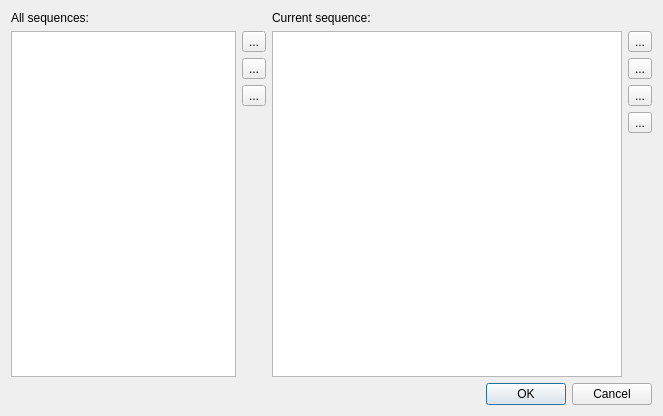
<?xml version="1.0" encoding="UTF-8"?>
<ui version="4.0">
 <class>SequenceEditorClass</class>
 <widget class="QDialog" name="SequenceEditorClass">
  <property name="geometry">
   <rect>
    <x>0</x>
    <y>0</y>
    <width>663</width>
    <height>416</height>
   </rect>
  </property>
  <property name="windowTitle">
   <string>Edit sequence</string>
  </property>
  <layout class="QGridLayout" name="gridLayout">
   <item row="0" column="0">
    <widget class="QLabel" name="label">
     <property name="text">
      <string>All sequences:</string>
     </property>
    </widget>
   </item>
   <item row="0" column="1">
    <widget class="QLabel" name="label_2">
     <property name="text">
      <string>Current sequence:</string>
     </property>
    </widget>
   </item>
   <item row="1" column="0">
    <layout class="QHBoxLayout" name="horizontalLayout_2">
     <item>
      <widget class="QListWidget" name="seqListWidget"/>
     </item>
     <item>
      <layout class="QVBoxLayout" name="verticalLayout_2">
       <item>
        <widget class="QToolButton" name="addSeqListButton">
         <property name="text">
          <string>...</string>
         </property>
         <property name="icon">
          <iconset>
           <normaloff>icons/add.png</normaloff>icons/add.png</iconset>
         </property>
        </widget>
       </item>
       <item>
        <widget class="QToolButton" name="deleteSeqListButton">
         <property name="text">
          <string>...</string>
         </property>
         <property name="icon">
          <iconset>
           <normaloff>icons/delete.png</normaloff>icons/delete.png</iconset>
         </property>
        </widget>
       </item>
       <item>
        <widget class="QToolButton" name="selectSeqListButton">
         <property name="text">
          <string>...</string>
         </property>
         <property name="icon">
          <iconset>
           <normaloff>icons/select.png</normaloff>icons/select.png</iconset>
         </property>
        </widget>
       </item>
       <item>
        <spacer name="verticalSpacer_2">
         <property name="orientation">
          <enum>Qt::Orientation::Vertical</enum>
         </property>
         <property name="sizeHint" stdset="0">
          <size>
           <width>20</width>
           <height>198</height>
          </size>
         </property>
        </spacer>
       </item>
      </layout>
     </item>
    </layout>
   </item>
   <item row="1" column="1">
    <layout class="QHBoxLayout" name="horizontalLayout">
     <item>
      <widget class="QTableWidget" name="curSeqtableWidget">
       <property name="minimumSize">
        <size>
         <width>350</width>
         <height>0</height>
        </size>
       </property>
      </widget>
     </item>
     <item>
      <layout class="QVBoxLayout" name="verticalLayout">
       <item>
        <widget class="QToolButton" name="addSeqButton">
         <property name="text">
          <string>...</string>
         </property>
         <property name="icon">
          <iconset>
           <normaloff>icons/add.png</normaloff>icons/add.png</iconset>
         </property>
        </widget>
       </item>
       <item>
        <widget class="QToolButton" name="deleteSeqButton">
         <property name="text">
          <string>...</string>
         </property>
         <property name="icon">
          <iconset>
           <normaloff>icons/delete.png</normaloff>icons/delete.png</iconset>
         </property>
        </widget>
       </item>
       <item>
        <widget class="QToolButton" name="moveupSeqButton">
         <property name="text">
          <string>...</string>
         </property>
         <property name="icon">
          <iconset>
           <normaloff>icons/move up.png</normaloff>icons/move up.png</iconset>
         </property>
        </widget>
       </item>
       <item>
        <widget class="QToolButton" name="movedownSeqButton">
         <property name="text">
          <string>...</string>
         </property>
         <property name="icon">
          <iconset>
           <normaloff>icons/move down.png</normaloff>icons/move down.png</iconset>
         </property>
        </widget>
       </item>
       <item>
        <spacer name="verticalSpacer">
         <property name="orientation">
          <enum>Qt::Orientation::Vertical</enum>
         </property>
         <property name="sizeHint" stdset="0">
          <size>
           <width>20</width>
           <height>178</height>
          </size>
         </property>
        </spacer>
       </item>
      </layout>
     </item>
    </layout>
   </item>
   <item row="2" column="0" colspan="2">
    <layout class="QHBoxLayout" name="horizontalLayout_3">
     <item>
      <spacer name="horizontalSpacer">
       <property name="orientation">
        <enum>Qt::Orientation::Horizontal</enum>
       </property>
       <property name="sizeHint" stdset="0">
        <size>
         <width>528</width>
         <height>20</height>
        </size>
       </property>
      </spacer>
     </item>
     <item>
      <widget class="QPushButton" name="okPushButton">
       <property name="text">
        <string>OK</string>
       </property>
      </widget>
     </item>
     <item>
      <widget class="QPushButton" name="cancelPushbutton">
       <property name="text">
        <string>Cancel</string>
       </property>
      </widget>
     </item>
    </layout>
   </item>
  </layout>
 </widget>
 <layoutdefault spacing="6" margin="11"/>
 <resources/>
 <connections/>
</ui>
